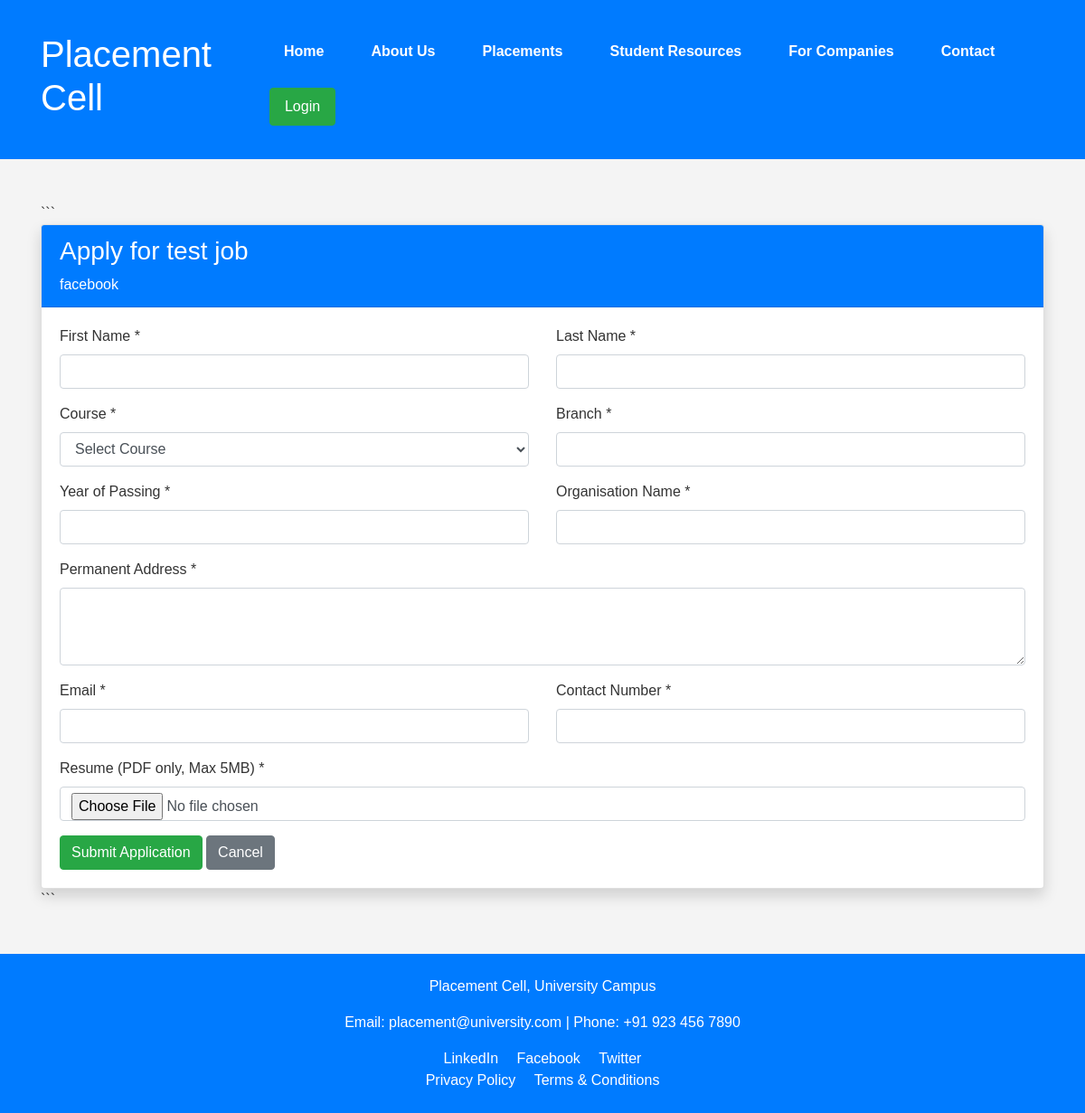
Page /apply/1 on the earlier database version.
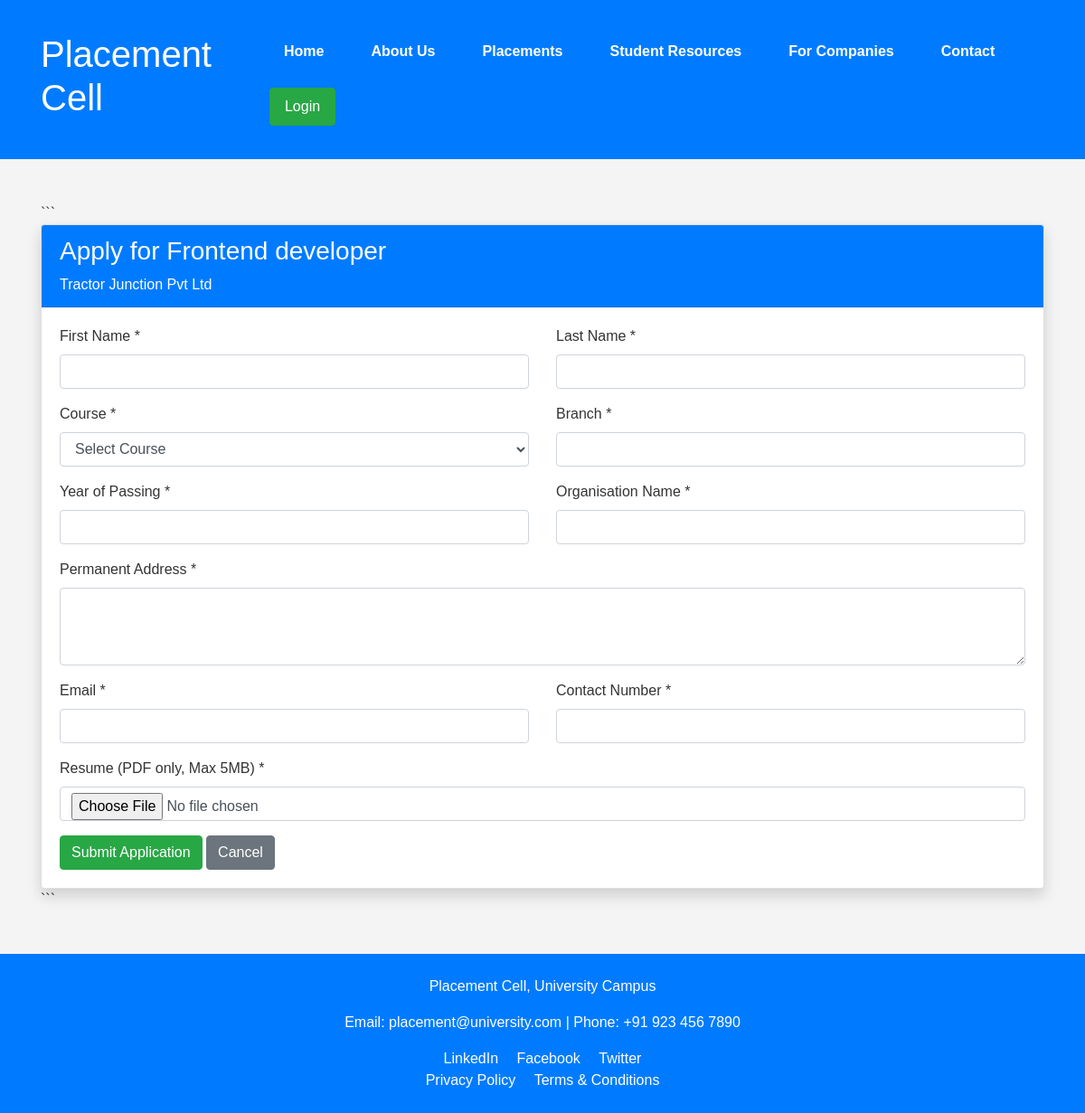
Same page on the later database version.
### app.py (models this page shows, shortened)
class JobPost(db.Model):
    id = db.Column(db.Integer, primary_key=True)
    title = db.Column(db.String(100), nullable=False)
    company = db.Column(db.String(100), nullable=False)
    location = db.Column(db.String(100), nullable=False)
    description = db.Column(db.Text, nullable=False)
    requirements = db.Column(db.Text, nullable=False)
    salary = db.Column(db.String(50), nullable=False)

### app.py (the view, shortened to what this page needs)
@app.route('/apply/<int:job_id>', methods=['GET', 'POST'])
def apply(job_id):
    job = JobPost.query.get_or_404(job_id)
    return render_template(
        'apply_job.html',
        job=job
    )

### templates/apply_job.html (shortened to what this page needs)
{% extends 'base.html' %}
{% block content %}
<div class="container mt-5 mb-5">
```
<div class="card shadow">
    <div class="card-header bg-primary text-white">
        <h3>Apply for {{ job.title }}</h3>
        <p class="mb-0">{{ job.company }}</p>
    </div>
    <div class="card-body">
        <form method="POST" enctype="multipart/form-data">
            <div class="row">
                <div class="col-md-6 mb-3">
                    <label>First Name *</label>
                    <input type="text"
                           name="first_name"
                           class="form-control"
                           required>
                </div>
                <div class="col-md-6 mb-3">
                    <label>Last Name *</label>
                    <input type="text"
                           name="last_name"
                           class="form-control"
                           required>
                </div>
                <div class="col-md-6 mb-3">
                    <label>Course *</label>
                    <select name="course"
                            class="form-control"
                            required>
                        <option value="">Select Course</option>
                    </select>
                </div>
                <div class="col-md-6 mb-3">
                    <label>Branch *</label>
                    <input type="text"
                           name="branch"
                           class="form-control"
                           required>
                </div>
                <div class="col-md-6 mb-3">
                    <label>Year of Passing *</label>
                    <input type="number"
                           name="yop"
                           min="2020"
                           max="2035"
                           class="form-control"
                           required>
                </div>
                <div class="col-md-6 mb-3">
                    <label>Organisation Name *</label>
                    <input type="text"
                           name="organisation_name"
                           class="form-control"
                           required>
                </div>
                <div class="col-md-12 mb-3">
                    <label>Permanent Address *</label>
                    <textarea
                        name="permanent_address"
                        rows="3"
                        class="form-control"
                        required></textarea>
                </div>
                <div class="col-md-6 mb-3">
                    <label>Email *</label>
                    <input type="email"
                           name="email"
                           class="form-control"
                           required>
                </div>
                <div class="col-md-6 mb-3">
                    <label>Contact Number *</label>
                    <input type="tel"
                           name="contact"
                           maxlength="10"
                           class="form-control"
                           required>
                </div>
                <div class="col-md-12 mb-3">
                    <label>Resume (PDF only, Max 5MB) *</label>
                    <input type="file"
                           name="resume"
                           class="form-control"
                           accept=".pdf"
                           required>
                </div>
            </div>
            <button type="submit"
                    class="btn btn-success">
                Submit Application
            </button>
            <a href="{{ url_for('students') }}"
               class="btn btn-secondary">
               Cancel
            </a>
        </form>
    </div>
</div>
```
</div>
{% endblock %}

### templates/base.html (shortened to what this page needs)
<!DOCTYPE html>
<html lang="en">
<head>
    <link href="https://stackpath.bootstrapcdn.com/bootstrap/4.5.2/css/bootstrap.min.css" rel="stylesheet">
    <link rel="stylesheet" href="{{ url_for('static', filename='styles.css') }}">
</head>
<body>
    <header>
        <div class="container">
            <div class="row">
                <div class="col-12 d-flex justify-content-between align-items-center py-3">
                    <h1 class="text-white">Placement Cell</h1>
                    <nav>
                        <ul class="nav">
                            <li class="nav-item"><a class="nav-link text-white" href="{{ url_for('index') }}">Home</a></li>
                            <li class="nav-item"><a class="nav-link text-white" href="{{ url_for('about') }}">About Us</a></li>
                            <li class="nav-item"><a class="nav-link text-white" href="{{ url_for('placements') }}">Placements</a></li>
                            <li class="nav-item"><a class="nav-link text-white" href="{{ url_for('students') }}">Student Resources</a></li>
                            <li class="nav-item"><a class="nav-link text-white" href="{{ url_for('post_job') }}">For Companies</a></li>
                            <li class="nav-item"><a class="nav-link text-white" href="{{ url_for('contact') }}">Contact</a></li>
                            <li class="nav-item"><a class="btn btn-success" href="{{ url_for('login') }}">Login</a></li>
                        </ul>
                    </nav>
                </div>
            </div>
        </div>
    </header>
    <main>
        {% block content %}{% endblock %}
    </main>
    <footer class="bg-primary text-white text-center py-4">
        <div class="container">
            <p>Placement Cell, University Campus</p>
            <p>Email: placement@university.com | Phone: +91 923 456 7890</p>
            <div>
                <a href="#" class="text-white mx-2">LinkedIn</a>
                <a href="#" class="text-white mx-2">Facebook</a>
                <a href="#" class="text-white mx-2">Twitter</a>
            </div>
            <div>
                <a href="#" class="text-white mx-2">Privacy Policy</a>
                <a href="#" class="text-white mx-2">Terms & Conditions</a>
            </div>
        </div>
    </footer>
</body>
</html>

### static/styles.css (style rules this page uses)
* { margin: 0; padding: 0; box-sizing: border-box; }
body { font-family: Arial, sans-serif; background-color: #f4f4f4; color: #333; }
a { text-decoration: none; color: #007BFF; }
ul { list-style: none; }
h1, h2, h3 { font-family: 'Arial', sans-serif; }
header { display: flex; justify-content: space-between; align-items: center; background-color: #007BFF; padding: 20px; }
nav ul { display: flex; gap: 20px; }
nav ul li { font-size: 16px; }
nav ul li a { color: white; font-weight: bold; }
nav .btn { background-color: #28a745; padding: 8px 16px; border-radius: 4px; color: white; }
footer { background-color: #007BFF; color: rgb(224, 221, 221); padding: 40px 20px; text-align: center; }

Differences in the rows shown:
changed JobPost: title "test job" → "Frontend developer"; company "facebook" → "Tractor Junction Pvt Ltd"
